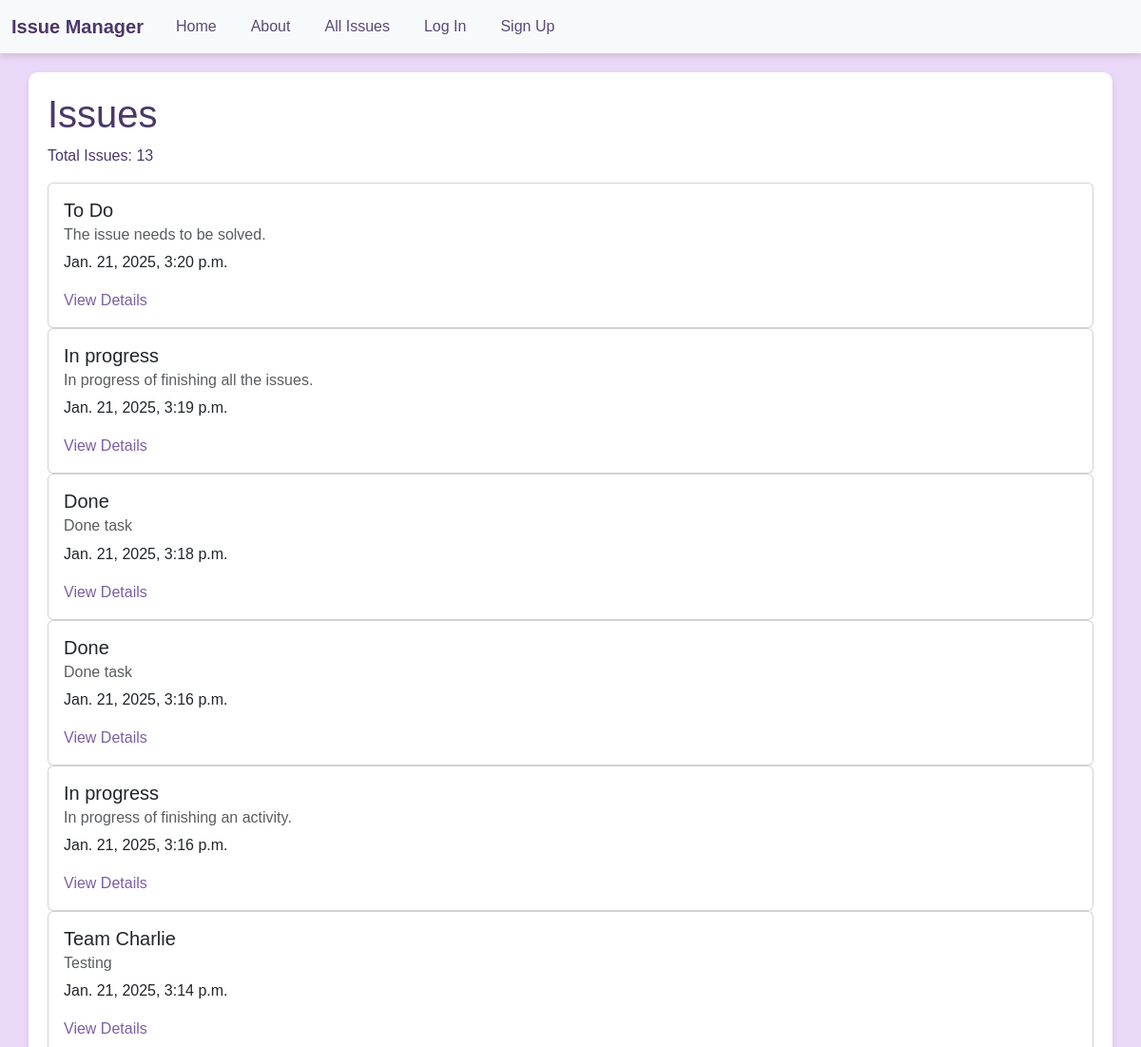
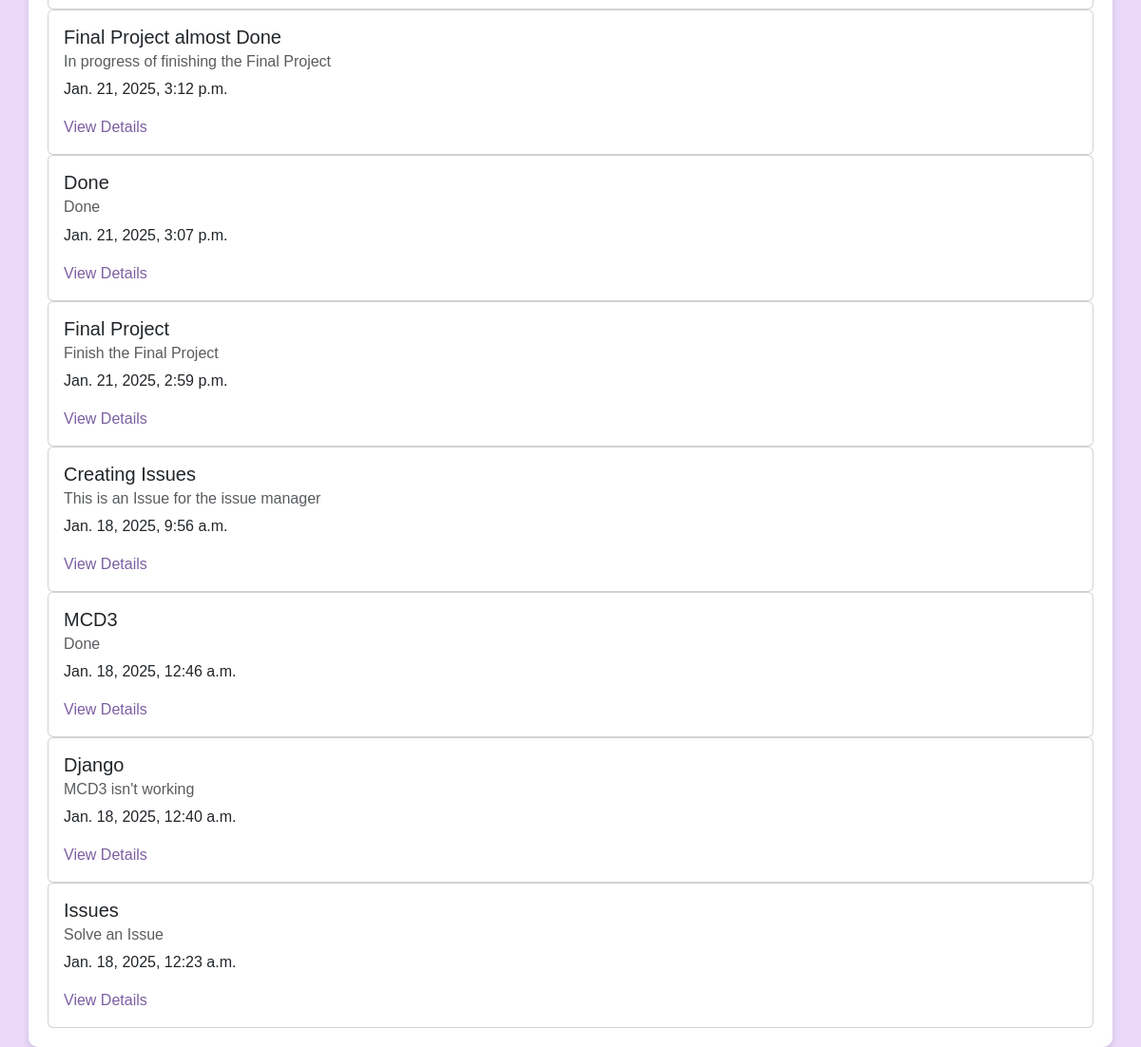
The page /allissues/ on the database its author committed (2 pictures, top to bottom).
### issues/models.py (models this page shows, shortened)
class Issue(models.Model):
    name=models.CharField(max_length=128)
    summary=models.CharField(max_length=256)
    description=models.TextField()
    reporter=models.ForeignKey(
        get_user_model(),
        on_delete=models.CASCADE,
        related_name="reporter"
    )
    assignee=models.ForeignKey(
        get_user_model(),
        on_delete=models.CASCADE,
        related_name="assignee"
    )
    status=models.ForeignKey(
        Status,
        on_delete=models.CASCADE
    )
    priority_level=models.ForeignKey(
        PriorityLevel,
        on_delete=models.CASCADE
    )
    created_on=models.DateTimeField(auto_now_add=True)
    def get_absolute_url(self):
        return reverse("detail", args=[self.id])

### issues/views.py (the view)
# urls.py: path("allissues/", views.AllIssuesListView.as_view(), name="all_issues" )
class AllIssuesListView(ListView, UserPassesTestMixin):
    template_name = "pages/all_issues.html"
    model = Issue
    def get_context_data(self, **kwargs):
        context = super().get_context_data(**kwargs)
        context["issue_list"] = Issue.objects.order_by("-created_on")
        return context

### templates/pages/all_issues.html (shortened to what this page needs)
{% extends 'base.html' %}
{% block content %}
<h1>{{ title }} Issues</h1>
<p>Total Issues: {{ issue_list.count }}</p>
{% for issue in issue_list %}
<div class="card">
    <div class="card-body">
        <h5 class="card-title">{{ issue.name }}</h5>
        <h6 class="card-subtitle mb-2 text-body-secondary">{{ issue.summary }}</h6>
        <p class="card-text">{{ issue.created_on }}</p>
        <a href="{{ issue.get_absolute_url }}" class="card-link">View Details</a>
    </div>
</div>
{% endfor %}
{% endblock content %}

### templates/base.html (shortened to what this page needs)
{% load static %}
<!DOCTYPE html>
<html lang="en">
<head>
    <link
        href="https://cdn.jsdelivr.net/npm/bootstrap@5.3.3/dist/css/bootstrap.min.css"
        rel="stylesheet"
>
    <link rel="stylesheet" href="{% static 'css/base.css' %}">
</head>
<body>
    <nav class="navbar navbar-expand-lg bg-body-tertiary">
        <div class="container-fluid">
            <a class="navbar-brand" href="#">Issue Manager</a>
            <div class="collapse navbar-collapse" id="navbarNavAltMarkup">
                <div class="navbar-nav">
                    <a class="nav-link" href="{% url 'home' %}">Home</a>
                    <a class="nav-link" href="{% url 'about' %}">About</a>
                    {% if user.is_authenticated %}
                    <a class="nav-link" href="{% url 'issues' %}">Team Issues</a>
                    <a class="nav-link" href="{% url 'new' %}">New Issues</a>
                    <a class="nav-link user_class">User: {{ user }} | Team: {{ request.user.team.name }}</a>
                    <form method="POST" action="{% url 'logout' %}">
                        {% csrf_token %}
                        <input type="submit" class="nav-link" value="Log Out">
                    </form>
                    {% else %}
                    <a class="nav-link" href="{% url 'all_issues' %}">All Issues</a>
                    <a class="nav-link" href="{% url 'login' %}">Log In</a>
                    <a class="nav-link" href="{% url 'signup' %}">Sign Up</a>
                    {% endif %}
                </div>
            </div>
        </div>
    </nav>
    <div class="container">
        {% block content %}{% endblock content %}
    </div>
</body>
</html>

### static/css/base.css (style rules this page uses)
body { background-color: #e9d8f7; color: #4b3869; margin: 0; font-family: Arial, sans-serif; }
.navbar { background-color: #d6b3f9; box-shadow: 0 4px 6px rgba(0, 0, 0, 0.1); }
.navbar-brand { color: #4b3869 !important; font-weight: bold; }
.nav-link { color: #5a4a77 !important; margin: 0 10px; font-weight: 500; }
.container { padding: 20px; background-color: #ffffff; border-radius: 10px; box-shadow: 0 4px 6px rgba(0, 0, 0, 0.1); margin-top: 20px; }
a { color: #7c5fa1; text-decoration: none; }

### rows shown on the page
Issue: name "To Do", summary "The issue needs to be solved.", created_on "Jan. 21, 2025, 3:20 p.m."
Issue: name "In progress", summary "In progress of finishing all the issues.", created_on "Jan. 21, 2025, 3:19 p.m."
Issue: name "Done", summary "Done task", created_on "Jan. 21, 2025, 3:18 p.m."
Issue: name "Done", summary "Done task", created_on "Jan. 21, 2025, 3:16 p.m."
Issue: name "In progress", summary "In progress of finishing an activity.", created_on "Jan. 21, 2025, 3:16 p.m."
Issue: name "Team Charlie", summary "Testing", created_on "Jan. 21, 2025, 3:14 p.m."
Issue: name "Final Project almost Done", summary "In progress of finishing the Final Project", created_on "Jan. 21, 2025, 3:12 p.m."
Issue: name "Done", summary "Done", created_on "Jan. 21, 2025, 3:07 p.m."
Issue: name "Final Project", summary "Finish the Final Project", created_on "Jan. 21, 2025, 2:59 p.m."
Issue: name "Creating Issues", summary "This is an Issue for the issue manager", created_on "Jan. 18, 2025, 9:56 a.m."
Issue: name "MCD3", summary "Done", created_on "Jan. 18, 2025, 12:46 a.m."
Issue: name "Django", summary "MCD3 isn't working", created_on "Jan. 18, 2025, 12:40 a.m."
Issue: name "Issues", summary "Solve an Issue", created_on "Jan. 18, 2025, 12:23 a.m."

### other values the page prints
{{ issue_list.count }} "13"
